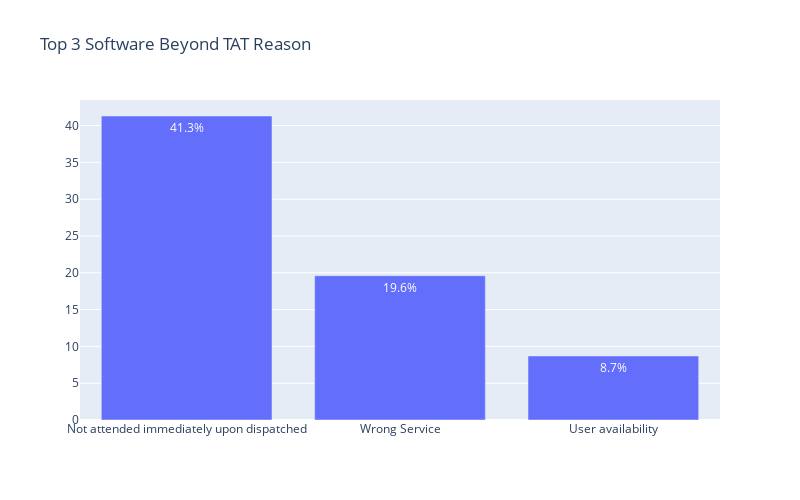

The notebook cell this image was saved under:
### Code cell
import plotly.graph_objects as go
swReason=['Not attended immediately upon dispatched', 'Wrong Service', 'User availability']

fig6 = go.Figure([go.Bar(x=swReason, y=[41.3, 19.6, 8.7], text=["41.3%", "19.6%", "8.7%"])])
fig6.update_layout(autosize=False, width=800, height=500, title="Top 3 Software Beyond TAT Reason")
fig6.show()

### Figure 1 — Plotly figure (JSON) as saved in the notebook; plotly's stock layout.template omitted (floating-point values rounded to 4 significant figures)
{"data": [{"text": ["41.3%", "19.6%", "8.7%"], "type": "bar", "x": ["Not attended immediately upon dispatched", "Wrong Service", "User availability"], "y": [41.3, 19.6, 8.7]}], "layout": {"autosize": false, "height": 500, "title": {"text": "Top 3 Software Beyond TAT Reason"}, "width": 800}}
